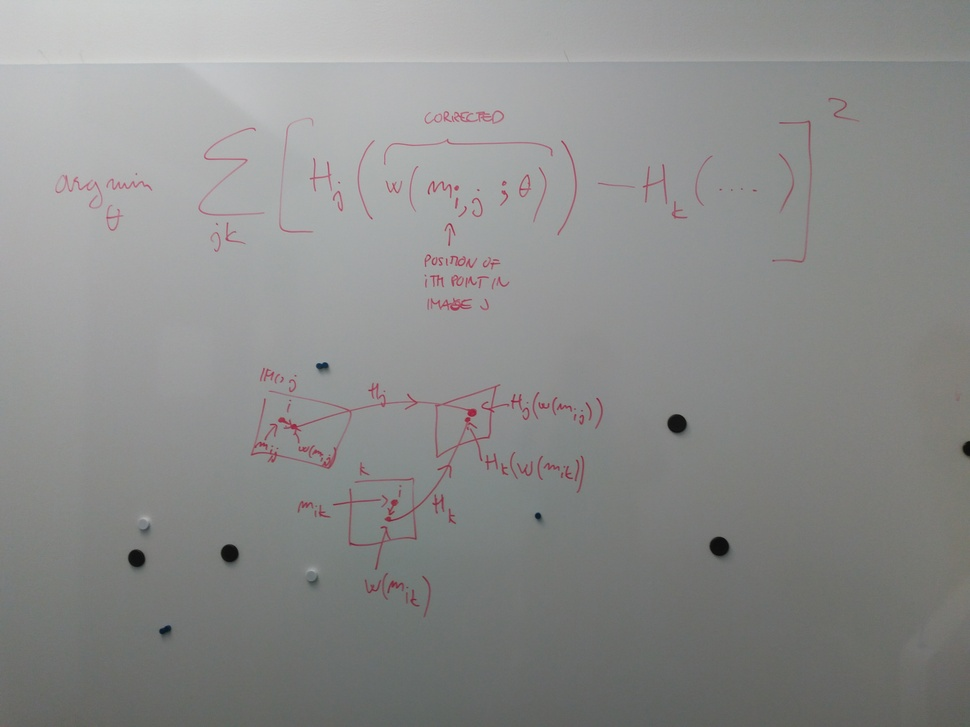
#> input picture junk/stitch/IMG_20170222_150529.jpg, 970 x 727 px, shrunk from 4160 x 3120 before the run
$ python -i watershed.py   (imports and definitions only)
#> lines starting #> are read from the running program, lines starting #| are printed output that depends on the picture
import cv2, imutils
import numpy as np
from matplotlib import pyplot as plt

# Returns the outer edge of the given mask
def outerEdge(image):
	kernel = np.array([[0, .25, 0], [.25, 0, .25], [0, .25, 0]])
	temp1 = cv2.filter2D(image, -1, kernel)
	temp2 = cv2.bitwise_and(temp1, cv2.bitwise_not(image))
	ret, border = cv2.threshold(temp2, 10, 255, cv2.THRESH_BINARY)
	return border

# Returns the inner edge of the given mask
def innerEdge(image):
	reverse = cv2.bitwise_not(image)
	return outerEdge(reverse)

# Adds its outer edge to the given mask
# [92 lines left out: functions expand, distance, watershed, center, cut, not called in this run]

>>> import cv2
>>> picture = cv2.imread('IMG_20170222_150529.jpg')
#> picture is the input picture: shape (727, 970, 3); mean B, G, R 139.6, 140.7, 140
>>> result = innerEdge(picture)
#> in innerEdge, `reverse = cv2.bitwise_not(image)`:
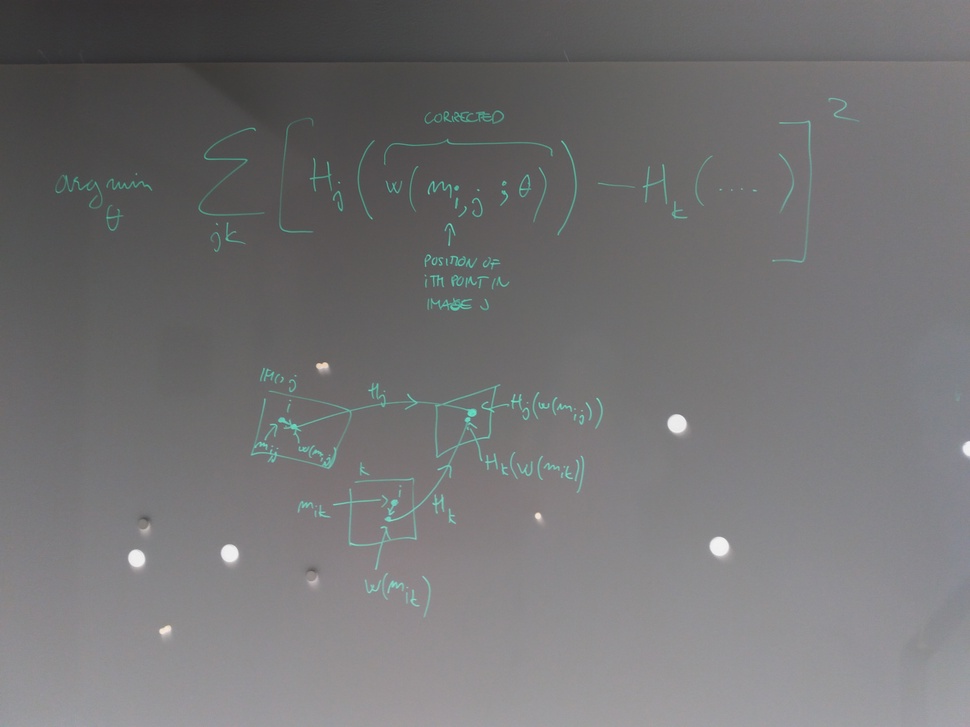
#> reverse: shape (727, 970, 3); mean B, G, R 115.4, 114.3, 115
#> in outerEdge, `temp2 = cv2.bitwise_and(temp1, cv2.bitwise_not(image))`:
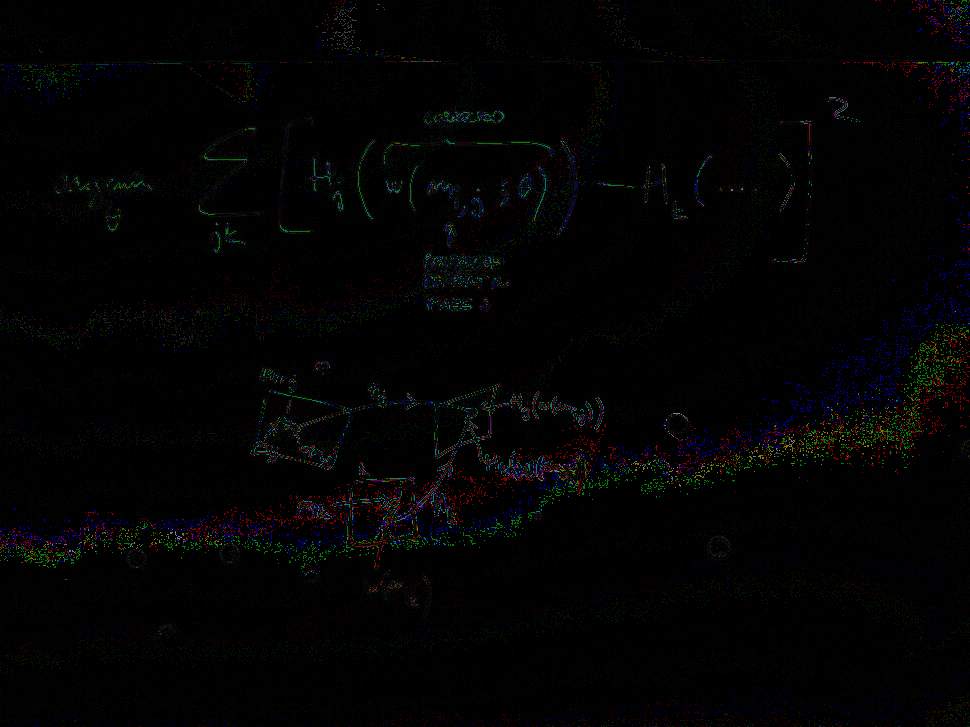
#> temp2: shape (727, 970, 3); mean B, G, R 2.8, 2.6, 2.6
#> in outerEdge, `ret, border = cv2.threshold(temp2, 10, 255, cv2.THRESH_BINARY)`:
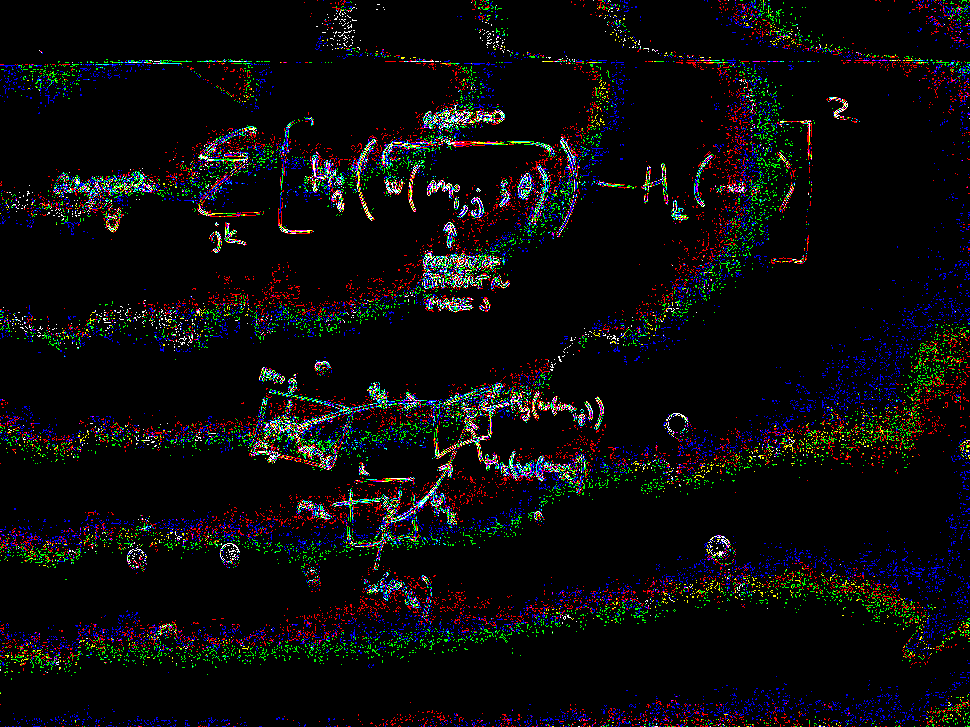
#> border: shape (727, 970, 3); mean B, G, R 11, 10.3, 10.8
